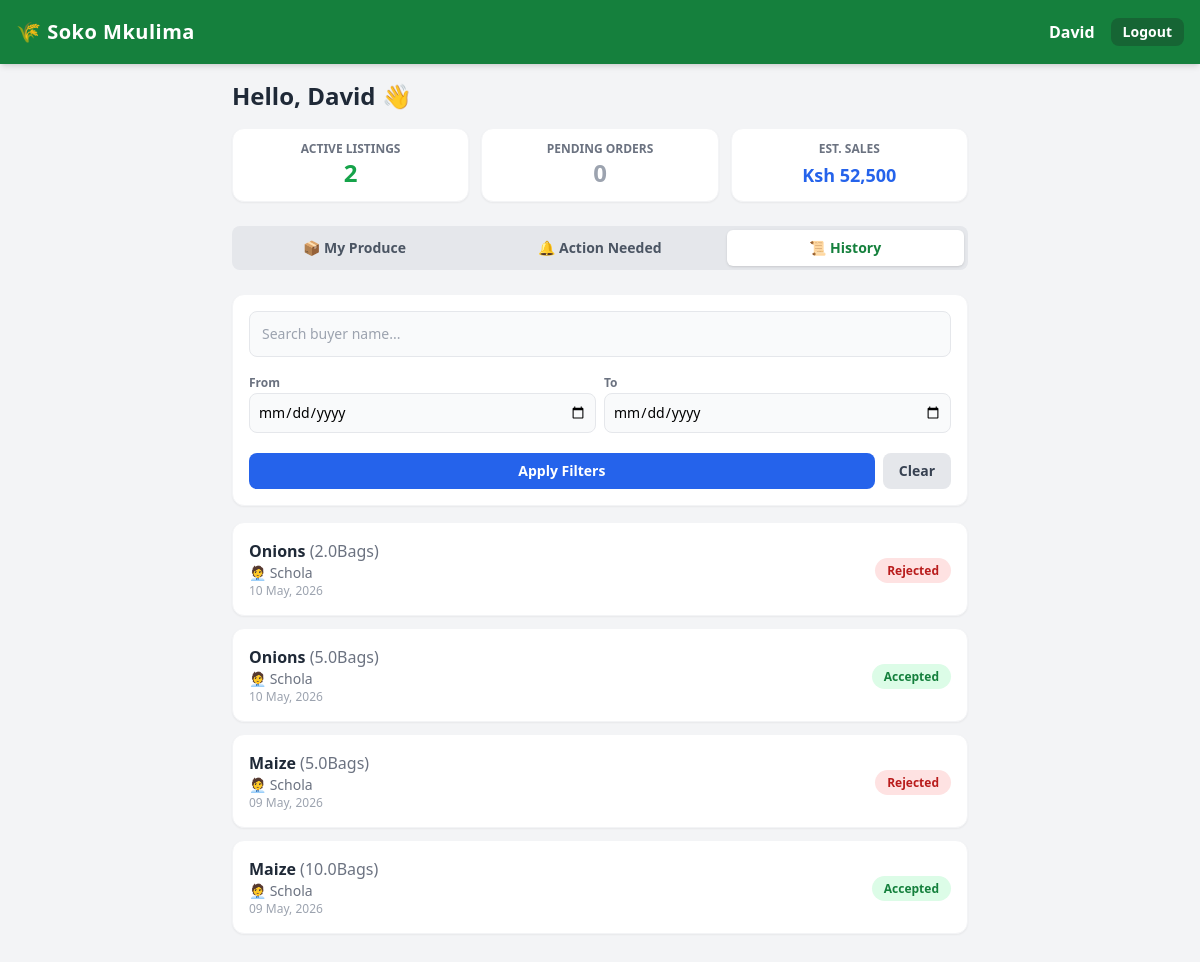
Screenshot of /dashboard?tab=history (signed in) with the database file from the repository.
### app.py (models this page shows)
class User(UserMixin, db.Model):
    id = db.Column(db.Integer, primary_key=True)
    name = db.Column(db.String(100))
    phone = db.Column(db.String(20), unique=True)
    password = db.Column(db.String(255))
    role = db.Column(db.String(20))
    location = db.Column(db.String(100))

class Order(db.Model):
    id = db.Column(db.Integer, primary_key=True)
    buyer_id = db.Column(db.Integer, db.ForeignKey('user.id'))
    produce_id = db.Column(db.Integer, db.ForeignKey('produce.id'))
    qty_requested = db.Column(db.Float)
    status = db.Column(db.String(20), default='Pending')
    date_ordered = db.Column(db.DateTime, default=datetime.utcnow)
    buyer = db.relationship('User', backref='orders')
    produce = db.relationship('Produce')

class Produce(db.Model):
    id = db.Column(db.Integer, primary_key=True)
    farmer_id = db.Column(db.Integer, db.ForeignKey('user.id'))
    name = db.Column(db.String(100))
    quantity = db.Column(db.Float)
    unit = db.Column(db.String(20))
    price = db.Column(db.Float)
    date_available = db.Column(db.String(50))
    delivery = db.Column(db.Boolean, default=False)
    status = db.Column(db.String(20), default='Active')
    farmer = db.relationship('User', backref='produces')

### app.py (the view)
@app.route('/dashboard')
@login_required
def farmer_dash():
    if current_user.role != 'farmer': return redirect(url_for('marketplace'))
    my_produce = Produce.query.filter_by(farmer_id=current_user.id).all()
    buyer_name = request.args.get('buyer_name', '')
    start_date = request.args.get('start_date', '')
    end_date = request.args.get('end_date', '')
    active_tab = request.args.get('tab', 'produce')
    query = Order.query.join(Produce).join(User, Order.buyer_id == User.id) \
        .filter(Produce.farmer_id == current_user.id)
    if buyer_name: query = query.filter(User.name.ilike(f'%{buyer_name}%'))
    if start_date: query = query.filter(Order.date_ordered >= datetime.strptime(start_date, '%Y-%m-%d'))
    if end_date:
        end_dt = datetime.strptime(end_date, '%Y-%m-%d').replace(hour=23, minute=59, second=59)
        query = query.filter(Order.date_ordered <= end_dt)
    orders = query.order_by(Order.date_ordered.desc()).all()
    pending_orders = [o for o in orders if o.status == 'Pending']
    history_orders = [o for o in orders if o.status != 'Pending']
    stats = {
        'active_produce': len([p for p in my_produce if p.status == 'Active']),
        'pending_count': len(pending_orders),
        'total_sales': sum([o.qty_requested * o.produce.price for o in history_orders if o.status == 'Accepted'])
    }
    return render_template('farmer_dash.html',
                           produce=my_produce,
                           pending=pending_orders,
                           history=history_orders,
                           stats=stats,
                           active_tab=active_tab)

### app.py (called while the page is built)
@app.context_processor
def inject_counties():
    return dict(counties=KENYAN_COUNTIES)

@login_manager.user_loader
def load_user(user_id):
    return User.query.get(int(user_id))

### templates/farmer_dash.html (shortened to what this page needs)
{% extends 'base.html' %}
{% block content %}
<div class="mb-6">
    <h2 class="text-2xl font-bold text-gray-800 mb-4">Hello, {{ current_user.name }} 👋</h2>
    <div class="grid grid-cols-3 gap-3">
        <div class="bg-white p-3 rounded-xl shadow-sm border border-gray-100 text-center">
            <p class="text-xs text-gray-500 uppercase font-bold">Active Listings</p>
            <p class="text-2xl font-black text-green-600">{{ stats.active_produce }}</p>
        </div>
        <div class="bg-white p-3 rounded-xl shadow-sm border border-gray-100 text-center">
            <p class="text-xs text-gray-500 uppercase font-bold">Pending Orders</p>
            <p class="text-2xl font-black {% if stats.pending_count > 0 %}text-yellow-500{% else %}text-gray-400{% endif %}">
                {{ stats.pending_count }}
            </p>
        </div>
        <div class="bg-white p-3 rounded-xl shadow-sm border border-gray-100 text-center">
            <p class="text-xs text-gray-500 uppercase font-bold">Est. Sales</p>
            <p class="text-lg font-black text-blue-600 mt-1">Ksh {{ "{:,.0f}".format(stats.total_sales) }}</p>
        </div>
    </div>
</div>
<div class="flex space-x-2 bg-gray-200 p-1 rounded-lg mb-6 overflow-x-auto hide-scrollbar">
    <button onclick="switchTab('produce')" id="tab-btn-produce" class="flex-1 py-2 px-4 rounded-md font-bold text-sm transition-colors bg-white shadow text-green-700">📦 My Produce</button>
    <button onclick="switchTab('pending')" id="tab-btn-pending" class="flex-1 py-2 px-4 rounded-md font-bold text-sm transition-colors text-gray-600">🔔 Action Needed</button>
    <button onclick="switchTab('history')" id="tab-btn-history" class="flex-1 py-2 px-4 rounded-md font-bold text-sm transition-colors text-gray-600">📜 History</button>
</div>
<div id="tab-history" class="tab-content hidden">
    <div class="bg-white p-4 rounded-xl shadow-sm mb-4 border border-gray-100">
        <form method="GET" action="/dashboard" class="flex flex-col gap-3">
            <input type="text" name="buyer_name" placeholder="Search buyer name..." value="{{ request.args.get('buyer_name', '') }}" class="p-3 bg-gray-50 border rounded-lg text-sm">
            <div class="flex gap-2">
                <div class="flex-1">
                    <label class="text-xs text-gray-500 font-bold">From</label>
                    <input type="date" name="start_date" value="{{ request.args.get('start_date', '') }}" class="w-full p-2 bg-gray-50 border rounded-lg text-sm">
                </div>
                <div class="flex-1">
                    <label class="text-xs text-gray-500 font-bold">To</label>
                    <input type="date" name="end_date" value="{{ request.args.get('end_date', '') }}" class="w-full p-2 bg-gray-50 border rounded-lg text-sm">
                </div>
            </div>
            <div class="flex gap-2 mt-2">
                <button type="submit" class="flex-1 bg-blue-600 text-white py-2 rounded-lg font-bold text-sm">Apply Filters</button>
                <a href="/dashboard?tab=history" class="bg-gray-200 text-gray-700 px-4 py-2 rounded-lg font-bold text-sm text-center">Clear</a>
            </div>
        </form>
    </div>
    <div class="space-y-3">
        {% for order in history %}
        <div class="bg-white p-4 rounded-xl shadow-sm border border-gray-100 flex justify-between items-center">
            <div>
                <p class="font-bold text-gray-800">{{ order.produce.name }} <span class="text-gray-500 font-normal">({{ order.qty_requested }}{{ order.produce.unit }})</span></p>
                <p class="text-sm text-gray-500">🧑‍💼 {{ order.buyer.name }}</p>
                <p class="text-xs text-gray-400">{{ order.date_ordered.strftime('%d %b, %Y') }}</p>
            </div>
            <div>
                <span class="px-3 py-1 rounded-full text-xs font-bold
                    {% if order.status == 'Accepted' %}bg-green-100 text-green-700
                    {% else %}bg-red-100 text-red-700{% endif %}">
                    {{ order.status }}
                </span>
            </div>
        </div>
        {% else %}
        <p class="text-center text-gray-500 py-4">No history matches your search.</p>
        {% endfor %}
    </div>
</div>
{% endblock %}

### templates/base.html (shortened to what this page needs)
<!DOCTYPE html>
<html lang="en">
<head>
    <script src="https://cdn.tailwindcss.com"></script>
</head>
<body class="bg-gray-100 font-sans pt-16 pb-12">
    <nav class="bg-green-700 text-white p-4 shadow-md fixed w-full top-0 z-50 h-16 flex justify-between items-center">
        <h1 class="text-xl font-bold tracking-wide">🌾 Soko Mkulima</h1>
        {% if current_user.is_authenticated %}
            <div class="flex items-center gap-4">
                <span class="hidden md:inline font-semibold">{{ current_user.name }}</span>
                <a href="{{ url_for('logout') }}" class="bg-green-800 hover:bg-red-600 px-3 py-1 rounded-lg text-sm font-bold transition-colors">Logout</a>
            </div>
        {% endif %}
    </nav>
    <div class="container mx-auto p-4 max-w-3xl">
        {% block content %}{% endblock %}
    </div>
</body>
</html>

### templates/base.html (style rules this page uses)
body { -webkit-tap-highlight-color: transparent; }
.hide-scrollbar { -ms-overflow-style: none; scrollbar-width: none; }

### rows the page displays
User: name "David"
Order: produce.name "Onions", qty_requested "2.0", produce.unit "Bags", buyer.name "Schola", date_ordered "10 May, 2026", status "Rejected"
Order: produce.name "Onions", qty_requested "5.0", produce.unit "Bags", buyer.name "Schola", date_ordered "10 May, 2026", status "Accepted"
Order: produce.name "Maize", qty_requested "5.0", produce.unit "Bags", buyer.name "Schola", date_ordered "09 May, 2026", status "Rejected"
Order: produce.name "Maize", qty_requested "10.0", produce.unit "Bags", buyer.name "Schola", date_ordered "09 May, 2026", status "Accepted"

### other values shown
{{ stats.active_produce }} "2"
{{ stats.pending_count }} "0"
{{ "{:,.0f}".format(stats.total_sales) }} "52,500"
